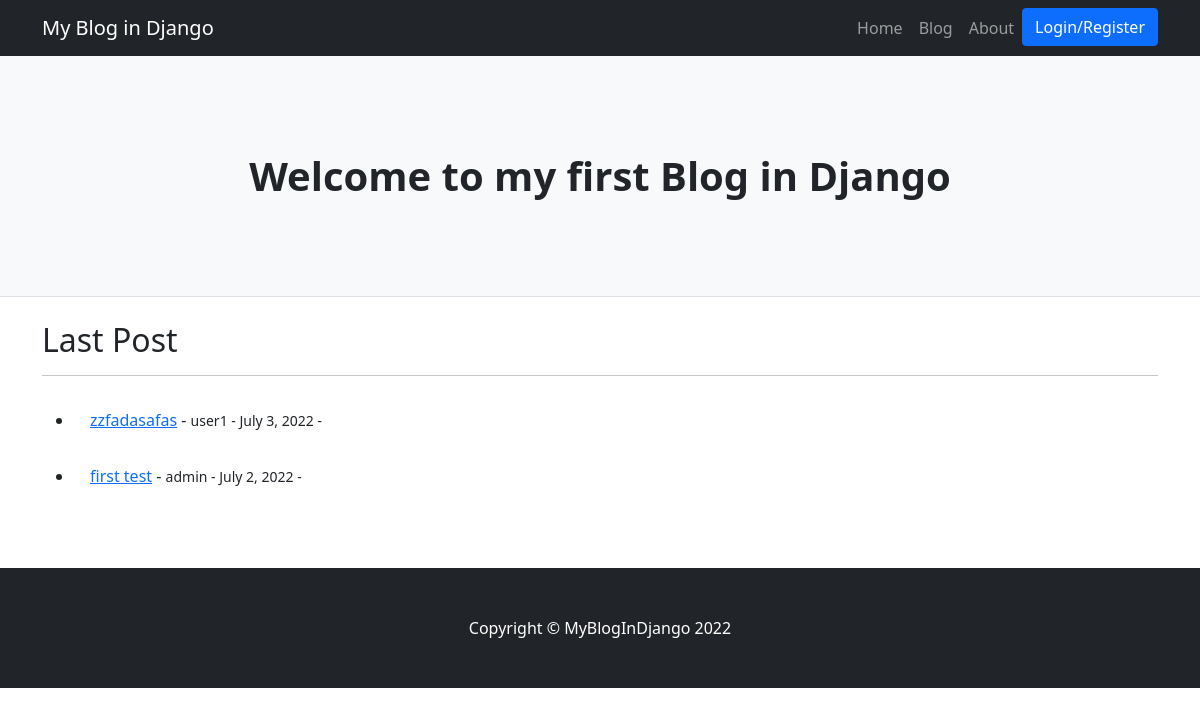
The app's page /pages/, older data.
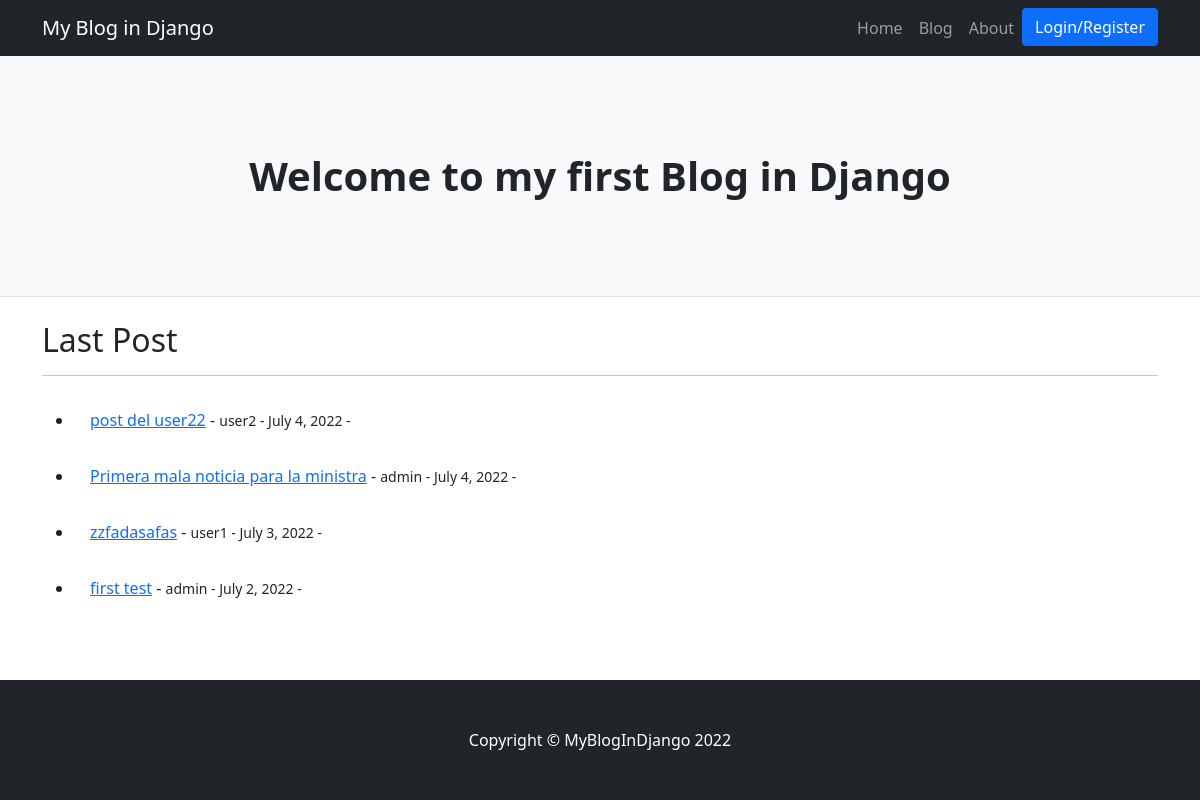
The same page, newer data.
### pages/models.py (models this page shows, shortened)
class Post(models.Model):
    title = models.CharField(max_length=60, blank=False)
    header_image = models.ImageField(null=True, blank=True, upload_to="images/")
    subtitle = models.CharField(max_length=130, blank=False, null=True)
    title_tag = models.CharField(max_length=60)
    author = models.ForeignKey(User, on_delete=models.CASCADE)
    body = RichTextField(blank=True, null=True)
    post_date = models.DateField(auto_now_add=True)

### pages/views.py (the view)
# urls.py: path('', views.PostView.as_view(), name="post-list"),
class PostView(ListView):
    model = Post
    template_name= 'post_list.html'
    ordering = ['-post_date']

### pages/templates/pages/post_list.html (shortened to what this page needs)
{% extends "home/index.html" %}
{% load static %}
{% block blog_project_content %}
<div class="container">
    <h2>Last Post</h2>
    <hr></hr>
    {% if post_list %}
    <ul>
        {% for post in post_list %}
        <li>
            <div class="card-body">
                <a href="{% url 'page:post-detail' post.id %}">{{post.title}}</a> -
                <small>
                {{post.author}} -
                {{ post.post_date }} -
                </small>
            </div>
        </li>
        {% endfor %}
    </ul>
    {% else %}
    <h2>No hay blogs aún</h2>
    {% endif %}
</div>
<br>
<br>
{% endblock %}

Row changes from the older to the newer data that the page shows:
added Post: title "post del user22", author "user2", post_date "July 4, 2022"
added Post: title "Primera mala noticia para la ministra", author "admin", post_date "July 4, 2022"
